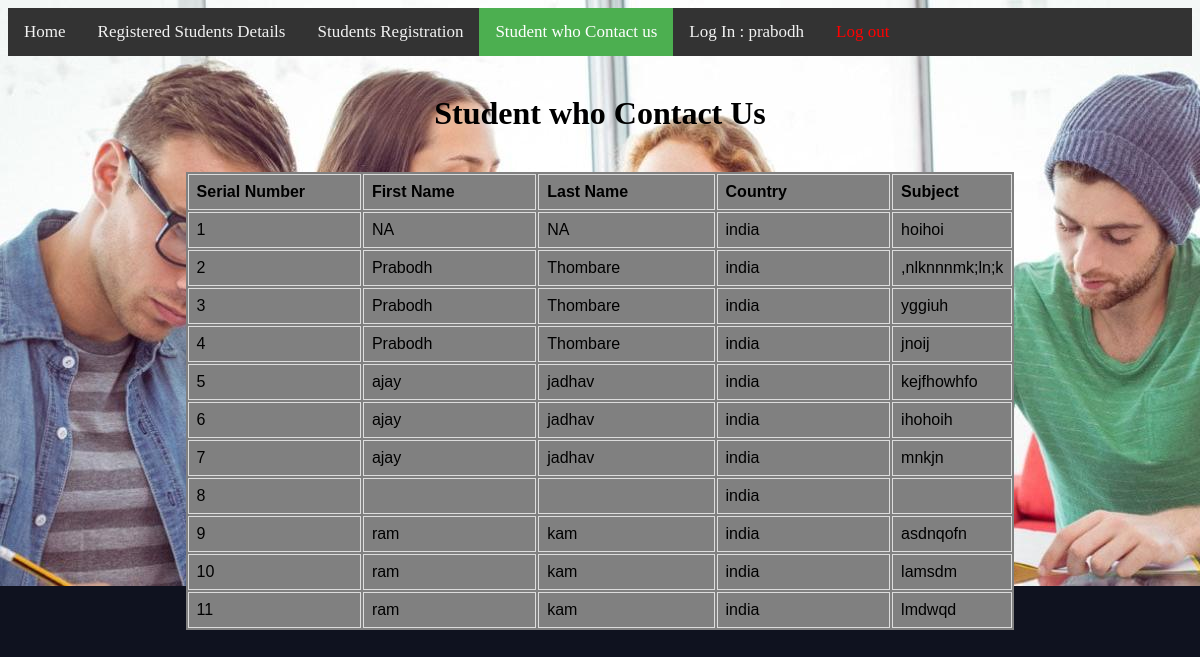
/display/studData/ (signed in), run on an earlier commit of the app's database.
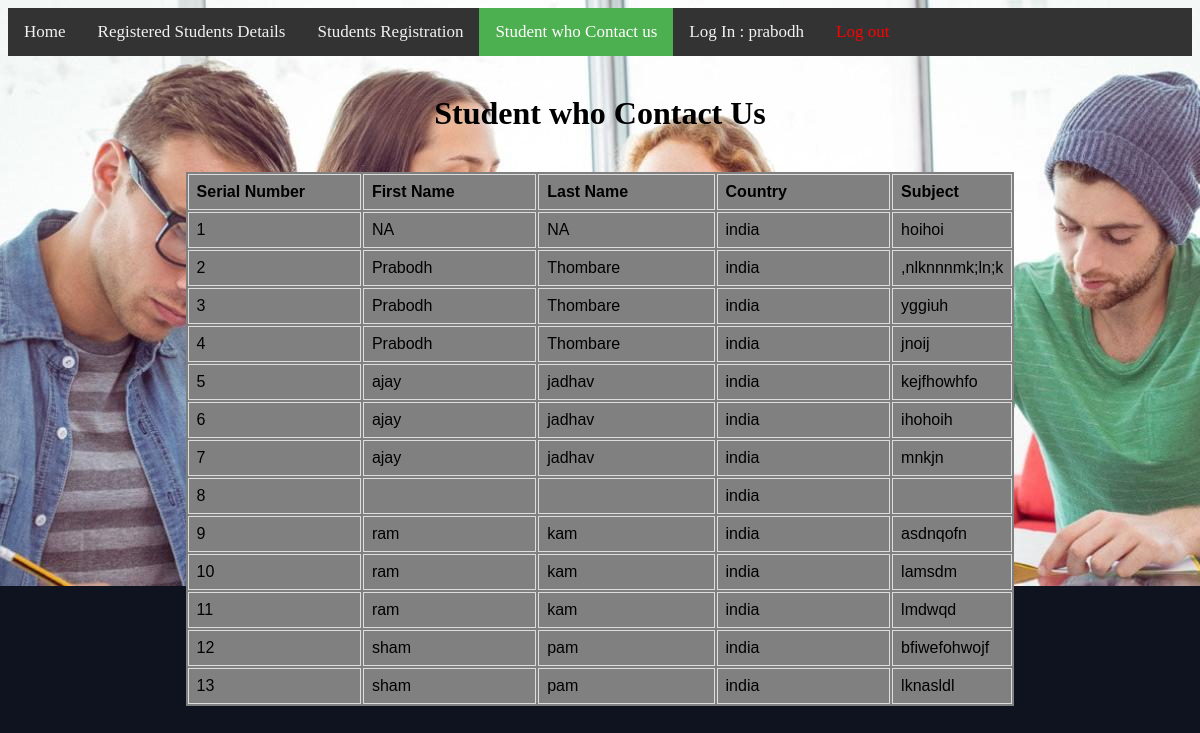
And on a later commit of the database.
### vimeet/models.py (models this page shows)
class studentData(models.Model):  # database name is EmpData,for storing Employee details
    stud_name = models.CharField(max_length=100)
    stud_last = models.CharField(max_length=50)
    stud_country = models.CharField(max_length=10)
    stud_subject = models.CharField(max_length=200, default="NA")

### vimeet/views.py (the view)
# urls.py: path('studData/',views.DisplayStudData.as_view(),name="studData"),
class DisplayStudData(LoginRequiredMixin, View):
    login_url = "StaffLogin"
    @method_decorator(login_required)
    def get(self, request, *args, **kwargs):  # for displaying employee detail from database get request
        all_stud_data = studentData.objects.all()
        SerNo = len(all_stud_data)
        return render(request, "vimeet/StudentData.html", {'Stud_savedData': all_stud_data, 'serno': SerNo})

### vimeet/views.py (called while the page is built)
    @method_decorator(login_required)
    def dispatch(self, *args, **kwargs):
        return super(LoginRequiredMixin, self).dispatch(*args, **kwargs)

### vimeet/template/vimeet/StudentData.html (shortened to what this page needs)
{% load static %}
<!DOCTYPE html>
<html>
<head>
   <link rel="stylesheet" type="text/css" href="{%static 'response_style.css' %} " >
</head>
  <body>
    <div class="topnav">
        <a href="{%url 'home_page' %}" >Home</a>
        <a href="{%url 'empData' %}" >Registered Students Details </a>
			<a  href="{%url 'EmpReg' %}" >Students Registration </a>
        <a class="active" href="{%url 'saveStudData' %}">Student who Contact us</a>
        <a  name="user"> Log In : {{request.user.username }} </a>
        <a href="{%url 'logout' %}"><font color="red">Log out</font></a>
    </div>
    <br>
    <table align="center"bgcolor="grey"><center> <h1>Student who Contact Us </h1></center><br>
    <tr>
      <th>Serial Number</th>
      <th>First Name</th>
      <th>Last Name</th>
      <th>Country</th>
      <th> Subject</th>
    </tr>
    {% for stored_studentData in Stud_savedData %}
    <tr>
      <td>{{ forloop.counter }}</td>
     <td>{{ stored_studentData.stud_name}}</td>
      <td>{{ stored_studentData.stud_last}} </td>
      <td>{{ stored_studentData.stud_country}}</td>
      <td>{{ stored_studentData.stud_subject}}</td>
    </tr>
    {% endfor %}
    </table>
  </body>
</html>

### img/response_style.css (style rules this page uses)
body { background-color: #0f121f; background-image: url(/static/students.jpg); background-repeat: no-repeat; color: black; }
.topnav { overflow: hidden; background-color: #333; }
.topnav a { float: left; color: #f2f2f2; text-align: center; padding: 14px 16px; text-decoration: none; font-size: 17px; }
.topnav a.active { background-color: #4CAF50; color: white; }
table { font-family: arial, sans-serif; color = black border-collapse: collapse; text-align: center; width: 70%; }
td, th { border: 1px solid #dddddd; text-align: left; padding: 8px; width: 25%; }

What changed in the data, as far as the page shows it:
added studentData: stud_name "sham", stud_last "pam", stud_country "india", stud_subject "bfiwefohwojf"
added studentData: stud_name "sham", stud_last "pam", stud_country "india", stud_subject "lknasldl"
